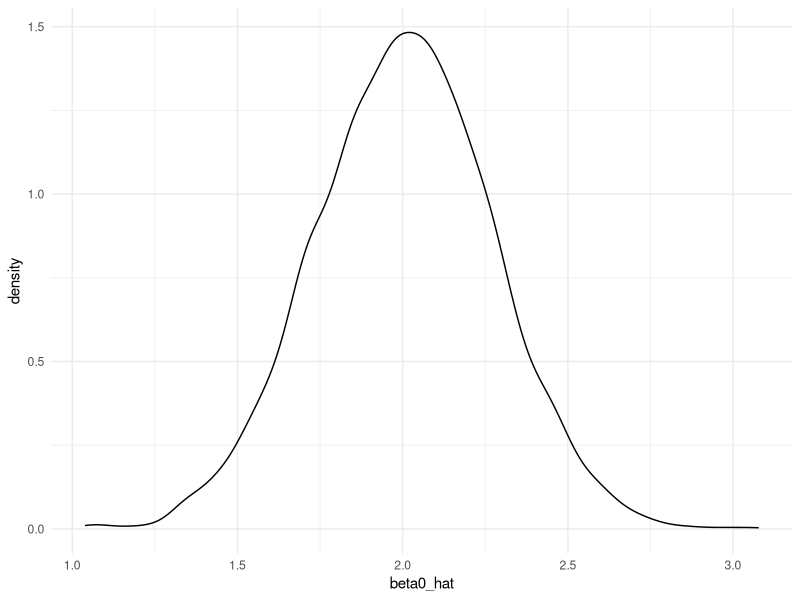
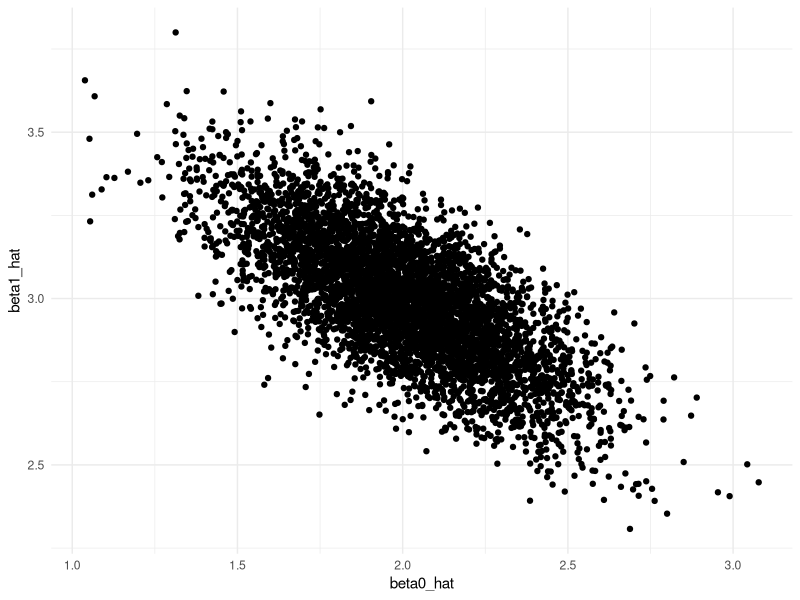
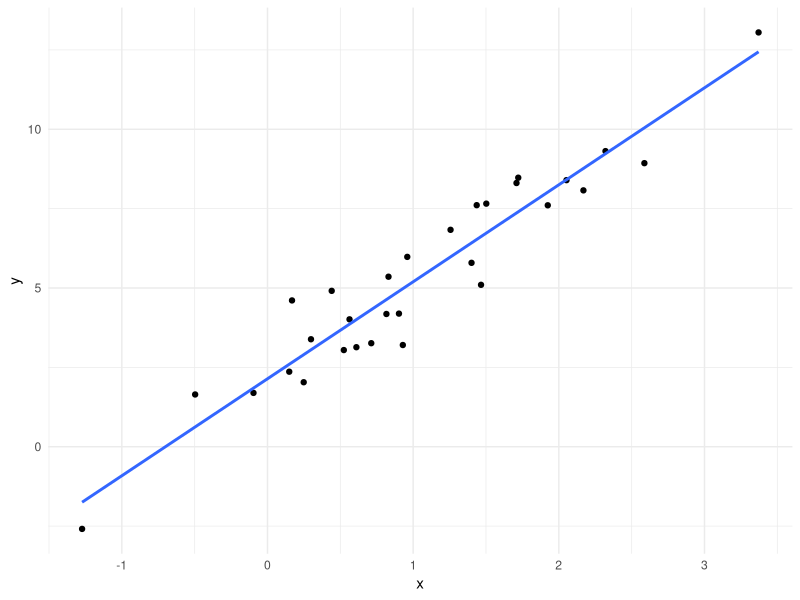

These charts were generated, in order, by the following R code:
## ---- chunk 1
library(tidyverse)

knitr::opts_chunk$set(
	echo = TRUE,
	warning = FALSE,
	fig.width = 8, 
  fig.height = 6,
  out.width = "90%"
)
options(
  ggplot2.continuous.colour = "viridis",
  ggplot2.continuous.fill = "viridis"
)
scale_colour_discrete = scale_colour_viridis_d
scale_fill_discrete = scale_fill_viridis_d
theme_set(theme_minimal() + theme(legend.position = "bottom"))
## ---- chunk 2
set.seed(1)
## ---- chunk 3
sim_regression = function(n, beta0 = 2, beta1 = 3) {
  
  sim_data = tibble(
    x = rnorm(n, mean = 1, sd = 1),
    y = beta0 + beta1 * x + rnorm(n, 0, 1)
  )
  
  ls_fit = lm(y ~ x, data = sim_data)
  
  tibble(
    beta0_hat = coef(ls_fit)[1],
    beta1_hat = coef(ls_fit)[2]
  )
}

## ---- chunk 4
sim_regression(n = 30)
## ---- chunk 5
output = vector("list", length = 5000)

for (i in 1:5000) {
  output[[i]] = sim_regression(n = 30)
}

sim_results = 
  bind_rows(output) %>% 
  ggplot(aes(x = beta0_hat)) +
  geom_density()
## ---- chunk 6
output = 
  rerun(5000, sim_regression(30)) %>% 
  bind_rows()

bind_rows(output) %>% 
  ggplot(aes(x = beta0_hat)) +
  geom_density()
## ---- chunk 7
output %>% 
  ggplot(aes(x = beta0_hat, y = beta1_hat)) + 
  geom_point()
## ---- chunk 8
sim_data = tibble(
    x = rnorm(30, mean = 1, sd = 1),
    y = 2 + 3 * x + rnorm(30, 0, 1)
  )

sim_data %>% 
  ggplot(aes(x = x, y = y)) +
  geom_point() +
  stat_smooth(method = "lm", se = FALSE)
## ---- chunk 9
output %>% 
  pivot_longer(
    beta0_hat:beta1_hat,
    names_to = "parameter",
    values_to = "estimate") %>% 
  group_by(parameter) %>% 
  summarize(emp_mean = mean(estimate),
            emp_var = var(estimate)) %>% 
  knitr::kable(digits = 3)
## ---- chunk 10
n_list = list("n_30"  = 30, 
              "n_60"  = 60, 
              "n_120" = 120, 
              "n_240" = 240)

output = vector("list", length = 4)

for (i in 1:4) {
  output[[i]] = rerun(1000, sim_regression(n = n_list[[i]])) %>% 
    bind_rows
}
